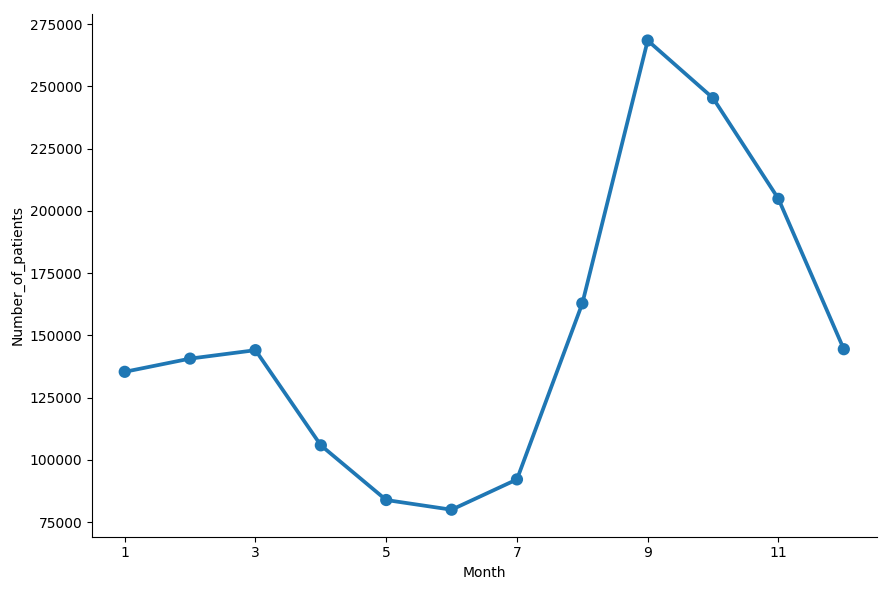

Source code (Python):
import numpy as np
import seaborn as sns
import pandas as pd
import matplotlib.pyplot as plt
#sns.set(style="white")

df=pd.read_csv('new_data.csv')
df2=df[['Month','Number_of_patients']]
df3= df2.groupby('Month', as_index=False, sort=False).agg({'Number_of_patients' : 'sum'})
g = sns.factorplot(x='Month', data=df3, y='Number_of_patients', size=6, aspect=1.5)
g.set_xticklabels(step=2)
g.savefig("only_month.png")
plt.show()
